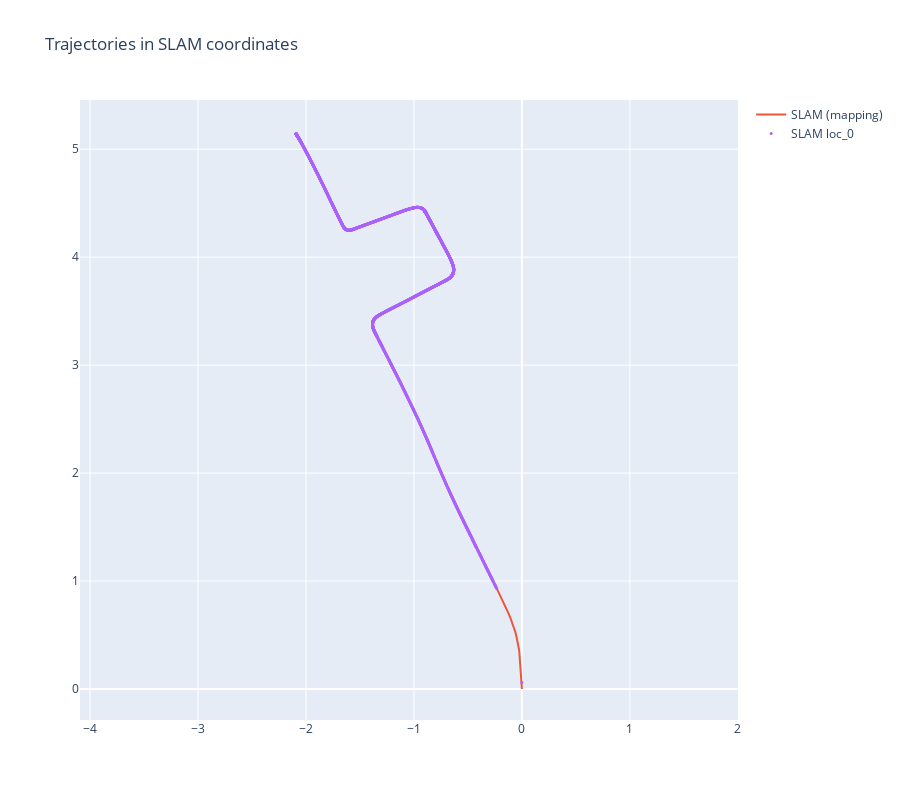

Write notebook code for a chart like this one.
### Code cell
processor.create_2d_plot_slam().show()

### Figure 1 — Plotly figure (JSON) as saved in the notebook; plotly's stock layout.template omitted (floating-point values rounded to 4 significant figures; data arrays with more than 128 entries replaced by an {"elided": "..."} marker saying what was removed)
{"data": [{"marker": {"color": "#EF553B", "size": 3}, "mode": "lines", "name": "SLAM (mapping)", "type": "scatter", "x": {"elided": "490 float values"}, "y": {"elided": "490 float values"}}, {"marker": {"color": "#AB63FA", "size": 3}, "mode": "markers", "name": "SLAM loc_0", "type": "scatter", "x": {"elided": "2808 float values"}, "y": {"elided": "2808 float values"}}], "layout": {"height": 800, "title": {"text": "Trajectories in SLAM coordinates"}, "yaxis": {"scaleanchor": "x", "scaleratio": 1}}}
